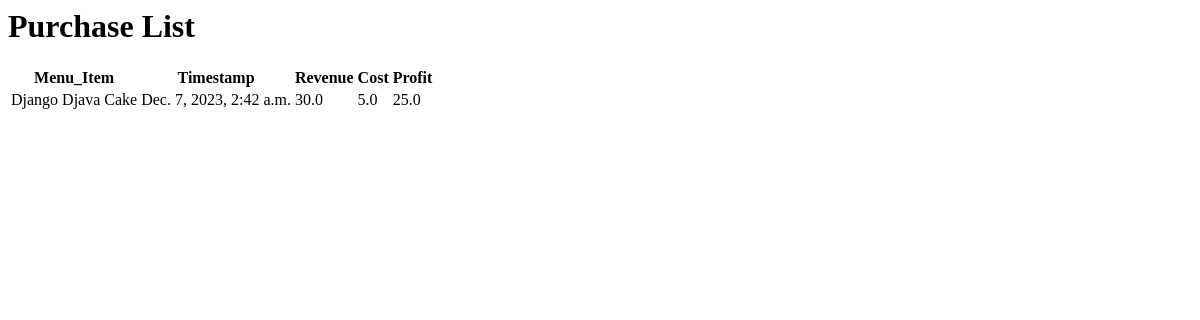
/inventory/purchase/, run on an earlier commit of the app's database.
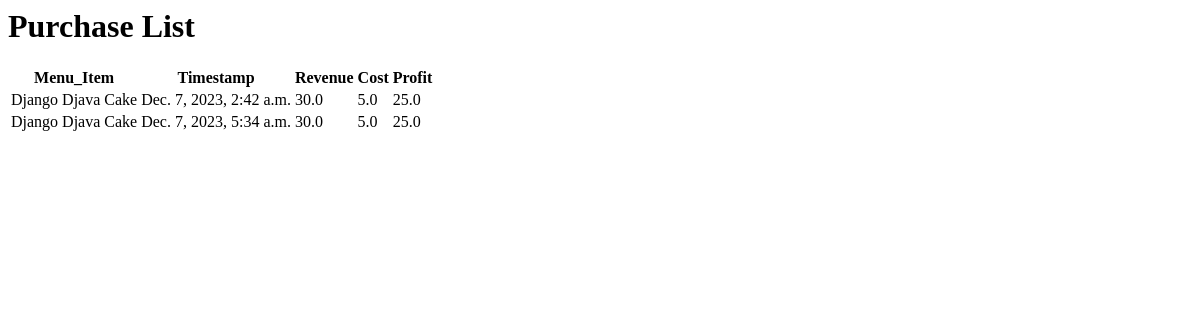
And on a later commit of the database.
### inventory/models.py (models this page shows, shortened)
class Purchase(models.Model):
  menu_item = models.ForeignKey(MenuItem, on_delete=models.CASCADE)
  timestamp = models.DateTimeField(default=datetime.now)

class MenuItem(models.Model):
  title = models.CharField(max_length=100)
  price = models.FloatField()
  def __str__(self):
    return self.title
  @property
  def cost(self):
    recipes = RecipeRequirement.objects.filter(menu_item=self.pk)
    ingredient_cost_sum = 0
    for recipe in recipes:
      ingredient_cost_sum += recipe.ingredient.unit_price * recipe.quantity
    return round(ingredient_cost_sum, 1)
  @property
  def profit(self):
    return self.price - self.cost

class RecipeRequirement(models.Model):
  menu_item = models.ForeignKey(MenuItem, on_delete=models.CASCADE)
  ingredient = models.ForeignKey(Ingredient, on_delete=models.CASCADE)
  quantity = models.FloatField()

class Ingredient(models.Model):
  name = models.CharField(max_length=50)
  quantity = models.FloatField()
  unit = models.CharField(max_length=30)
  unit_price = models.FloatField()

### inventory/views.py (the view)
# urls.py: path("purchase/", views.PurchaseList.as_view(), name='purhcaselist')
class PurchaseList(TemplateView):
    template_name = "inventory/purchase_list.html"
    def get_context_data(self):
        context = super().get_context_data()
        context["purchases"] = Purchase.objects.order_by("timestamp")
        context["menuitems"] = MenuItem.objects.all()
        return context

### inventory/templates/inventory/purchase_list.html
{% block content %}
<h1>Purchase List</h1>
<table>
    <tr>
        <th>Menu_Item</th>
        <th>Timestamp</th>
        <th>Revenue</th>
        <th>Cost</th>
        <th>Profit</th>
    </tr>
    {% for purchase in purchases %}
    <tr>
      <td>{{ purchase.menu_item }}</td>
      <td>{{ purchase.timestamp }}</td>
      <td>{{ purchase.menu_item.price }}</td>
      <td>{{ purchase.menu_item.cost }}</td>
      <td>{{ purchase.menu_item.profit }}</td>
    </tr>
    {% endfor %}
</table>
{% endblock %}

What changed in the data, as far as the page shows it:
added Purchase: menu_item "Django Djava Cake", timestamp "Dec. 7, 2023, 5:34 a.m.", menu_item.price "30.0", menu_item.cost "5.0", menu_item.profit "25.0"
